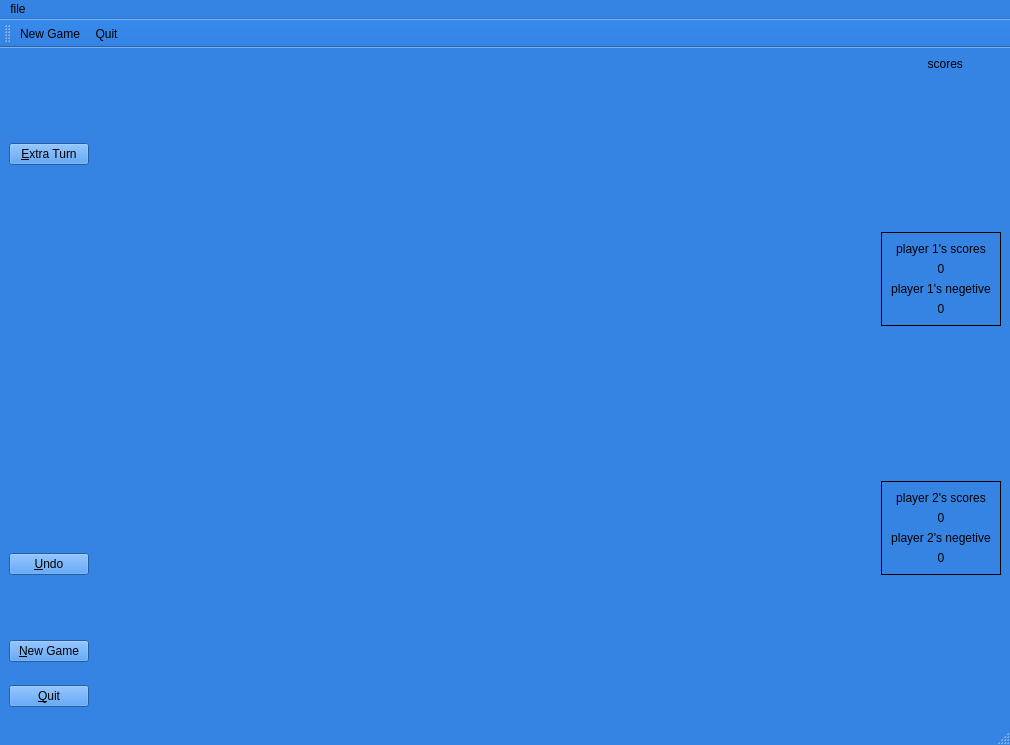
<?xml version="1.0" encoding="UTF-8"?>
<ui version="4.0">
 <class>MainWindow</class>
 <widget class="QMainWindow" name="MainWindow">
  <property name="geometry">
   <rect>
    <x>0</x>
    <y>0</y>
    <width>1010</width>
    <height>745</height>
   </rect>
  </property>
  <property name="palette">
   <palette>
    <active>
     <colorrole role="WindowText">
      <brush brushstyle="SolidPattern">
       <color alpha="255">
        <red>0</red>
        <green>0</green>
        <blue>0</blue>
       </color>
      </brush>
     </colorrole>
     <colorrole role="Button">
      <brush brushstyle="SolidPattern">
       <color alpha="255">
        <red>53</red>
        <green>132</green>
        <blue>228</blue>
       </color>
      </brush>
     </colorrole>
     <colorrole role="Light">
      <brush brushstyle="SolidPattern">
       <color alpha="255">
        <red>146</red>
        <green>195</green>
        <blue>255</blue>
       </color>
      </brush>
     </colorrole>
     <colorrole role="Midlight">
      <brush brushstyle="SolidPattern">
       <color alpha="255">
        <red>99</red>
        <green>163</green>
        <blue>241</blue>
       </color>
      </brush>
     </colorrole>
     <colorrole role="Dark">
      <brush brushstyle="SolidPattern">
       <color alpha="255">
        <red>26</red>
        <green>66</green>
        <blue>114</blue>
       </color>
      </brush>
     </colorrole>
     <colorrole role="Mid">
      <brush brushstyle="SolidPattern">
       <color alpha="255">
        <red>35</red>
        <green>88</green>
        <blue>152</blue>
       </color>
      </brush>
     </colorrole>
     <colorrole role="Text">
      <brush brushstyle="SolidPattern">
       <color alpha="255">
        <red>0</red>
        <green>0</green>
        <blue>0</blue>
       </color>
      </brush>
     </colorrole>
     <colorrole role="BrightText">
      <brush brushstyle="SolidPattern">
       <color alpha="255">
        <red>255</red>
        <green>255</green>
        <blue>255</blue>
       </color>
      </brush>
     </colorrole>
     <colorrole role="ButtonText">
      <brush brushstyle="SolidPattern">
       <color alpha="255">
        <red>0</red>
        <green>0</green>
        <blue>0</blue>
       </color>
      </brush>
     </colorrole>
     <colorrole role="Base">
      <brush brushstyle="SolidPattern">
       <color alpha="255">
        <red>255</red>
        <green>255</green>
        <blue>255</blue>
       </color>
      </brush>
     </colorrole>
     <colorrole role="Window">
      <brush brushstyle="SolidPattern">
       <color alpha="255">
        <red>53</red>
        <green>132</green>
        <blue>228</blue>
       </color>
      </brush>
     </colorrole>
     <colorrole role="Shadow">
      <brush brushstyle="SolidPattern">
       <color alpha="255">
        <red>0</red>
        <green>0</green>
        <blue>0</blue>
       </color>
      </brush>
     </colorrole>
     <colorrole role="AlternateBase">
      <brush brushstyle="SolidPattern">
       <color alpha="255">
        <red>154</red>
        <green>193</green>
        <blue>241</blue>
       </color>
      </brush>
     </colorrole>
     <colorrole role="ToolTipBase">
      <brush brushstyle="SolidPattern">
       <color alpha="255">
        <red>255</red>
        <green>255</green>
        <blue>220</blue>
       </color>
      </brush>
     </colorrole>
     <colorrole role="ToolTipText">
      <brush brushstyle="SolidPattern">
       <color alpha="255">
        <red>0</red>
        <green>0</green>
        <blue>0</blue>
       </color>
      </brush>
     </colorrole>
     <colorrole role="PlaceholderText">
      <brush brushstyle="SolidPattern">
       <color alpha="128">
        <red>0</red>
        <green>0</green>
        <blue>0</blue>
       </color>
      </brush>
     </colorrole>
    </active>
    <inactive>
     <colorrole role="WindowText">
      <brush brushstyle="SolidPattern">
       <color alpha="255">
        <red>0</red>
        <green>0</green>
        <blue>0</blue>
       </color>
      </brush>
     </colorrole>
     <colorrole role="Button">
      <brush brushstyle="SolidPattern">
       <color alpha="255">
        <red>53</red>
        <green>132</green>
        <blue>228</blue>
       </color>
      </brush>
     </colorrole>
     <colorrole role="Light">
      <brush brushstyle="SolidPattern">
       <color alpha="255">
        <red>146</red>
        <green>195</green>
        <blue>255</blue>
       </color>
      </brush>
     </colorrole>
     <colorrole role="Midlight">
      <brush brushstyle="SolidPattern">
       <color alpha="255">
        <red>99</red>
        <green>163</green>
        <blue>241</blue>
       </color>
      </brush>
     </colorrole>
     <colorrole role="Dark">
      <brush brushstyle="SolidPattern">
       <color alpha="255">
        <red>26</red>
        <green>66</green>
        <blue>114</blue>
       </color>
      </brush>
     </colorrole>
     <colorrole role="Mid">
      <brush brushstyle="SolidPattern">
       <color alpha="255">
        <red>35</red>
        <green>88</green>
        <blue>152</blue>
       </color>
      </brush>
     </colorrole>
     <colorrole role="Text">
      <brush brushstyle="SolidPattern">
       <color alpha="255">
        <red>0</red>
        <green>0</green>
        <blue>0</blue>
       </color>
      </brush>
     </colorrole>
     <colorrole role="BrightText">
      <brush brushstyle="SolidPattern">
       <color alpha="255">
        <red>255</red>
        <green>255</green>
        <blue>255</blue>
       </color>
      </brush>
     </colorrole>
     <colorrole role="ButtonText">
      <brush brushstyle="SolidPattern">
       <color alpha="255">
        <red>0</red>
        <green>0</green>
        <blue>0</blue>
       </color>
      </brush>
     </colorrole>
     <colorrole role="Base">
      <brush brushstyle="SolidPattern">
       <color alpha="255">
        <red>255</red>
        <green>255</green>
        <blue>255</blue>
       </color>
      </brush>
     </colorrole>
     <colorrole role="Window">
      <brush brushstyle="SolidPattern">
       <color alpha="255">
        <red>53</red>
        <green>132</green>
        <blue>228</blue>
       </color>
      </brush>
     </colorrole>
     <colorrole role="Shadow">
      <brush brushstyle="SolidPattern">
       <color alpha="255">
        <red>0</red>
        <green>0</green>
        <blue>0</blue>
       </color>
      </brush>
     </colorrole>
     <colorrole role="AlternateBase">
      <brush brushstyle="SolidPattern">
       <color alpha="255">
        <red>154</red>
        <green>193</green>
        <blue>241</blue>
       </color>
      </brush>
     </colorrole>
     <colorrole role="ToolTipBase">
      <brush brushstyle="SolidPattern">
       <color alpha="255">
        <red>255</red>
        <green>255</green>
        <blue>220</blue>
       </color>
      </brush>
     </colorrole>
     <colorrole role="ToolTipText">
      <brush brushstyle="SolidPattern">
       <color alpha="255">
        <red>0</red>
        <green>0</green>
        <blue>0</blue>
       </color>
      </brush>
     </colorrole>
     <colorrole role="PlaceholderText">
      <brush brushstyle="SolidPattern">
       <color alpha="128">
        <red>0</red>
        <green>0</green>
        <blue>0</blue>
       </color>
      </brush>
     </colorrole>
    </inactive>
    <disabled>
     <colorrole role="WindowText">
      <brush brushstyle="SolidPattern">
       <color alpha="255">
        <red>26</red>
        <green>66</green>
        <blue>114</blue>
       </color>
      </brush>
     </colorrole>
     <colorrole role="Button">
      <brush brushstyle="SolidPattern">
       <color alpha="255">
        <red>53</red>
        <green>132</green>
        <blue>228</blue>
       </color>
      </brush>
     </colorrole>
     <colorrole role="Light">
      <brush brushstyle="SolidPattern">
       <color alpha="255">
        <red>146</red>
        <green>195</green>
        <blue>255</blue>
       </color>
      </brush>
     </colorrole>
     <colorrole role="Midlight">
      <brush brushstyle="SolidPattern">
       <color alpha="255">
        <red>99</red>
        <green>163</green>
        <blue>241</blue>
       </color>
      </brush>
     </colorrole>
     <colorrole role="Dark">
      <brush brushstyle="SolidPattern">
       <color alpha="255">
        <red>26</red>
        <green>66</green>
        <blue>114</blue>
       </color>
      </brush>
     </colorrole>
     <colorrole role="Mid">
      <brush brushstyle="SolidPattern">
       <color alpha="255">
        <red>35</red>
        <green>88</green>
        <blue>152</blue>
       </color>
      </brush>
     </colorrole>
     <colorrole role="Text">
      <brush brushstyle="SolidPattern">
       <color alpha="255">
        <red>26</red>
        <green>66</green>
        <blue>114</blue>
       </color>
      </brush>
     </colorrole>
     <colorrole role="BrightText">
      <brush brushstyle="SolidPattern">
       <color alpha="255">
        <red>255</red>
        <green>255</green>
        <blue>255</blue>
       </color>
      </brush>
     </colorrole>
     <colorrole role="ButtonText">
      <brush brushstyle="SolidPattern">
       <color alpha="255">
        <red>26</red>
        <green>66</green>
        <blue>114</blue>
       </color>
      </brush>
     </colorrole>
     <colorrole role="Base">
      <brush brushstyle="SolidPattern">
       <color alpha="255">
        <red>53</red>
        <green>132</green>
        <blue>228</blue>
       </color>
      </brush>
     </colorrole>
     <colorrole role="Window">
      <brush brushstyle="SolidPattern">
       <color alpha="255">
        <red>53</red>
        <green>132</green>
        <blue>228</blue>
       </color>
      </brush>
     </colorrole>
     <colorrole role="Shadow">
      <brush brushstyle="SolidPattern">
       <color alpha="255">
        <red>0</red>
        <green>0</green>
        <blue>0</blue>
       </color>
      </brush>
     </colorrole>
     <colorrole role="AlternateBase">
      <brush brushstyle="SolidPattern">
       <color alpha="255">
        <red>53</red>
        <green>132</green>
        <blue>228</blue>
       </color>
      </brush>
     </colorrole>
     <colorrole role="ToolTipBase">
      <brush brushstyle="SolidPattern">
       <color alpha="255">
        <red>255</red>
        <green>255</green>
        <blue>220</blue>
       </color>
      </brush>
     </colorrole>
     <colorrole role="ToolTipText">
      <brush brushstyle="SolidPattern">
       <color alpha="255">
        <red>0</red>
        <green>0</green>
        <blue>0</blue>
       </color>
      </brush>
     </colorrole>
     <colorrole role="PlaceholderText">
      <brush brushstyle="SolidPattern">
       <color alpha="128">
        <red>0</red>
        <green>0</green>
        <blue>0</blue>
       </color>
      </brush>
     </colorrole>
    </disabled>
   </palette>
  </property>
  <property name="windowTitle">
   <string>MainWindow</string>
  </property>
  <property name="windowIcon">
   <iconset resource="resources.qrc">
    <normaloff>:/icons/bq.png</normaloff>:/icons/bq.png</iconset>
  </property>
  <widget class="QWidget" name="centralwidget">
   <layout class="QGridLayout" name="gridLayout">
    <item row="5" column="2" rowspan="3">
     <widget class="QFrame" name="verticalFrame">
      <property name="frameShape">
       <enum>QFrame::Box</enum>
      </property>
      <layout class="QVBoxLayout" name="verticalLayout">
       <item>
        <widget class="QLabel" name="player2PScores">
         <property name="text">
          <string>player 2's scores</string>
         </property>
         <property name="alignment">
          <set>Qt::AlignCenter</set>
         </property>
        </widget>
       </item>
       <item>
        <widget class="QLabel" name="player2PScoresO">
         <property name="text">
          <string>0</string>
         </property>
         <property name="alignment">
          <set>Qt::AlignCenter</set>
         </property>
        </widget>
       </item>
       <item>
        <widget class="QLabel" name="player2NScores">
         <property name="text">
          <string>player 2's negetive</string>
         </property>
         <property name="alignment">
          <set>Qt::AlignCenter</set>
         </property>
        </widget>
       </item>
       <item>
        <widget class="QLabel" name="player2NScoresO">
         <property name="text">
          <string>0</string>
         </property>
         <property name="alignment">
          <set>Qt::AlignCenter</set>
         </property>
        </widget>
       </item>
      </layout>
     </widget>
    </item>
    <item row="17" column="0">
     <widget class="QPushButton" name="newGame">
      <property name="sizePolicy">
       <sizepolicy hsizetype="Maximum" vsizetype="Maximum">
        <horstretch>0</horstretch>
        <verstretch>0</verstretch>
       </sizepolicy>
      </property>
      <property name="text">
       <string>&amp;New Game</string>
      </property>
     </widget>
    </item>
    <item row="3" column="2">
     <widget class="QFrame" name="verticalFrame_2">
      <property name="frameShape">
       <enum>QFrame::Box</enum>
      </property>
      <layout class="QVBoxLayout" name="verticalLayout_3">
       <item>
        <widget class="QLabel" name="player1PScores">
         <property name="text">
          <string>player 1's scores</string>
         </property>
         <property name="alignment">
          <set>Qt::AlignCenter</set>
         </property>
        </widget>
       </item>
       <item>
        <widget class="QLabel" name="player1PScoresO">
         <property name="text">
          <string>0</string>
         </property>
         <property name="alignment">
          <set>Qt::AlignCenter</set>
         </property>
        </widget>
       </item>
       <item>
        <widget class="QLabel" name="player1NScores">
         <property name="text">
          <string>player 1's negetive</string>
         </property>
         <property name="alignment">
          <set>Qt::AlignCenter</set>
         </property>
        </widget>
       </item>
       <item>
        <widget class="QLabel" name="player1NScoresO">
         <property name="text">
          <string>0</string>
         </property>
         <property name="alignment">
          <set>Qt::AlignCenter</set>
         </property>
        </widget>
       </item>
      </layout>
     </widget>
    </item>
    <item row="7" column="0">
     <widget class="QPushButton" name="undoButt">
      <property name="text">
       <string>&amp;Undo</string>
      </property>
     </widget>
    </item>
    <item row="17" column="1" rowspan="2" colspan="2">
     <widget class="eliminated" name="widget_2" native="true">
      <property name="sizePolicy">
       <sizepolicy hsizetype="MinimumExpanding" vsizetype="MinimumExpanding">
        <horstretch>0</horstretch>
        <verstretch>0</verstretch>
       </sizepolicy>
      </property>
      <property name="minimumSize">
       <size>
        <width>0</width>
        <height>85</height>
       </size>
      </property>
     </widget>
    </item>
    <item row="0" column="2">
     <widget class="QLabel" name="scores">
      <property name="sizePolicy">
       <sizepolicy hsizetype="Maximum" vsizetype="Maximum">
        <horstretch>0</horstretch>
        <verstretch>0</verstretch>
       </sizepolicy>
      </property>
      <property name="text">
       <string>              scores           </string>
      </property>
     </widget>
    </item>
    <item row="4" column="2">
     <spacer name="verticalSpacer_2">
      <property name="orientation">
       <enum>Qt::Vertical</enum>
      </property>
      <property name="sizeHint" stdset="0">
       <size>
        <width>20</width>
        <height>40</height>
       </size>
      </property>
     </spacer>
    </item>
    <item row="0" column="1" rowspan="16">
     <widget class="ChessView" name="widget" native="true">
      <property name="minimumSize">
       <size>
        <width>300</width>
        <height>0</height>
       </size>
      </property>
     </widget>
    </item>
    <item row="18" column="0">
     <widget class="QPushButton" name="quit">
      <property name="sizePolicy">
       <sizepolicy hsizetype="Maximum" vsizetype="Maximum">
        <horstretch>0</horstretch>
        <verstretch>0</verstretch>
       </sizepolicy>
      </property>
      <property name="text">
       <string>&amp;Quit</string>
      </property>
     </widget>
    </item>
    <item row="2" column="2">
     <spacer name="verticalSpacer">
      <property name="orientation">
       <enum>Qt::Vertical</enum>
      </property>
      <property name="sizeHint" stdset="0">
       <size>
        <width>20</width>
        <height>30</height>
       </size>
      </property>
     </spacer>
    </item>
    <item row="2" column="0">
     <widget class="QPushButton" name="extraTurn">
      <property name="text">
       <string>&amp;Extra Turn</string>
      </property>
     </widget>
    </item>
   </layout>
  </widget>
  <widget class="QMenuBar" name="menubar">
   <property name="geometry">
    <rect>
     <x>0</x>
     <y>0</y>
     <width>1010</width>
     <height>24</height>
    </rect>
   </property>
   <widget class="QMenu" name="menufile">
    <property name="title">
     <string>file</string>
    </property>
    <addaction name="startNewGmae"/>
    <addaction name="quitMenu"/>
    <addaction name="actionundo"/>
   </widget>
   <addaction name="menufile"/>
  </widget>
  <widget class="QStatusBar" name="statusbar"/>
  <widget class="QToolBar" name="toolBar">
   <property name="windowTitle">
    <string>toolBar</string>
   </property>
   <attribute name="toolBarArea">
    <enum>TopToolBarArea</enum>
   </attribute>
   <attribute name="toolBarBreak">
    <bool>false</bool>
   </attribute>
   <addaction name="startNewGmae"/>
   <addaction name="quitMenu"/>
  </widget>
  <action name="startNewGmae">
   <property name="icon">
    <iconset resource="resources.qrc">
     <normaloff>:/icons/whitePawn.png</normaloff>:/icons/whitePawn.png</iconset>
   </property>
   <property name="text">
    <string>New Game</string>
   </property>
   <property name="toolTip">
    <string>startNewGmae</string>
   </property>
   <property name="shortcut">
    <string>Ctrl+N</string>
   </property>
  </action>
  <action name="quitMenu">
   <property name="icon">
    <iconset resource="resources.qrc">
     <normaloff>:/icons/blackPawn.png</normaloff>:/icons/blackPawn.png</iconset>
   </property>
   <property name="text">
    <string>Quit</string>
   </property>
   <property name="toolTip">
    <string>quit</string>
   </property>
   <property name="shortcut">
    <string>Ctrl+Q</string>
   </property>
  </action>
  <action name="actionundo">
   <property name="text">
    <string>undo</string>
   </property>
   <property name="shortcut">
    <string>Ctrl+Z</string>
   </property>
  </action>
 </widget>
 <customwidgets>
  <customwidget>
   <class>ChessView</class>
   <extends>QWidget</extends>
   <header location="global">chessview.h</header>
   <container>1</container>
  </customwidget>
  <customwidget>
   <class>eliminated</class>
   <extends>QWidget</extends>
   <header location="global">eliminated.h</header>
   <container>1</container>
  </customwidget>
 </customwidgets>
 <resources>
  <include location="resources.qrc"/>
 </resources>
 <connections/>
</ui>
